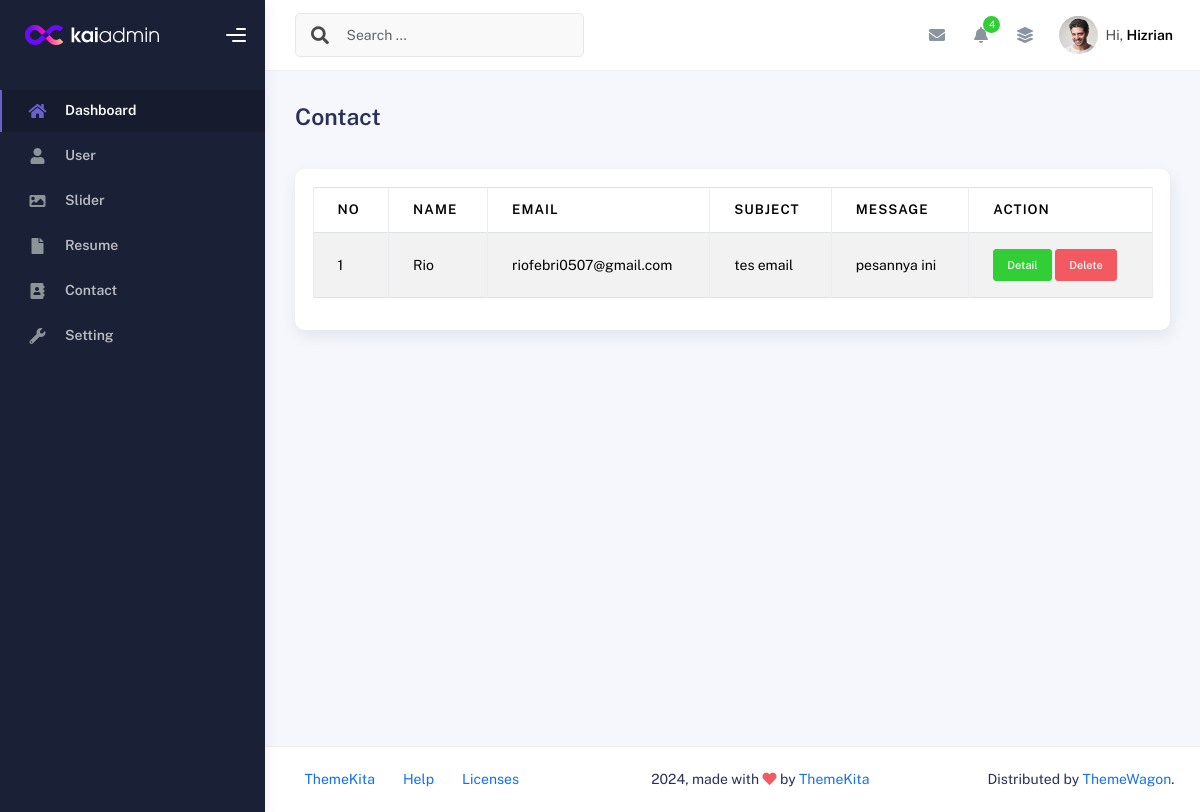
The app's page /project-crud/contact.php (signed in) with its own data.
### tables this page shows
CREATE TABLE `contacts` (
  `id` int(11) NOT NULL,
  `name` varchar(50) NOT NULL,
  `email` varchar(50) NOT NULL,
  `subject` varchar(50) NOT NULL,
  `message` text NOT NULL,
  `created_at` timestamp NOT NULL DEFAULT current_timestamp(),
  `updated_at` timestamp NULL DEFAULT NULL ON UPDATE current_timestamp()
);

### project-crud/contact.php (the view, shortened to what this page needs)
<?php
include 'config/koneksi.php';
$query = mysqli_query($conn, "SELECT * FROM contacts ORDER BY id DESC");
$rows  = mysqli_fetch_all($query, MYSQLI_ASSOC);
?>
<!DOCTYPE html>
<html lang="en">
<head>
  <?php
  include "inc/css.php";
  ?>
</head>
<body>
  <div class="wrapper">
    <?php
    include "inc/sidebar.php";
    ?>
    <div class="main-panel">
      <div class="main-header">
        <?php
        include "inc/navbar.php";
        ?>
      </div>
      <div class="container">
        <div class="page-inner">
          <div
            class="d-flex align-items-left align-items-md-center flex-column flex-md-row pt-2 pb-4">
            <div>
              <h3 class="fw-bold mb-3">Contact</h3>
            </div>
          </div>
          <div class="row">
            <div class="col-sm-6 col-md-12">
              <div class="card">
                <div class="card-body">
                  <table class="table table-bordered table-striped">
                    <thead>
                      <tr>
                        <th>No</th>
                        <th>Name</th>
                        <th>Email</th>
                        <th>Subject</th>
                        <th>Message</th>
                        <th>Action</th>
                      </tr>
                    </thead>
                    <tbody>
                      <?php foreach ($rows as $index => $row): ?>
                        <tr>
                          <td><?php echo $index += 1 ?></td>
                          <td><?php echo $row['name'] ?></td>
                          <td><?php echo $row['email'] ?></td>
                          <td><?php echo $row['subject'] ?></td>
                          <td><?php echo $row['message'] ?></td>
                          <td>
                            <a class="btn btn-success btn-sm"
                              href="detail.php?edit=<?php echo $row['id'] ?>">Detail</a>
                            <a onclick="return confirm('Are you sure wanna delete this data?')"
                              class="btn btn-danger btn-sm"
                              href="contact.php?delete=<?php echo $row['id'] ?>">Delete</a>
                          </td>
                        </tr>
                      <?php endforeach ?>
                    </tbody>
                  </table>
                </div>
              </div>
            </div>
          </div>
        </div>
      </div>
      <footer class="footer">
        <div class="container-fluid d-flex justify-content-between">
          <nav class="pull-left">
            <ul class="nav">
              <li class="nav-item">
                <a class="nav-link" href="http://www.themekita.com">
                  ThemeKita
                </a>
              </li>
              <li class="nav-item">
                <a class="nav-link" href="#"> Help </a>
              </li>
              <li class="nav-item">
                <a class="nav-link" href="#"> Licenses </a>
              </li>
            </ul>
          </nav>
          <div class="copyright">
            2024, made with <i class="fa fa-heart heart text-danger"></i> by
            <a href="http://www.themekita.com">ThemeKita</a>
          </div>
          <div>
            Distributed by
            <a target="_blank" href="https://themewagon.com/">ThemeWagon</a>.
          </div>
        </div>
      </footer>
    </div>
  </div>
</body>
</html>

### records on screen
contacts: index "1", name "Rio", email "riofebri0507@gmail.com", subject "tes email", message "pesannya ini"
